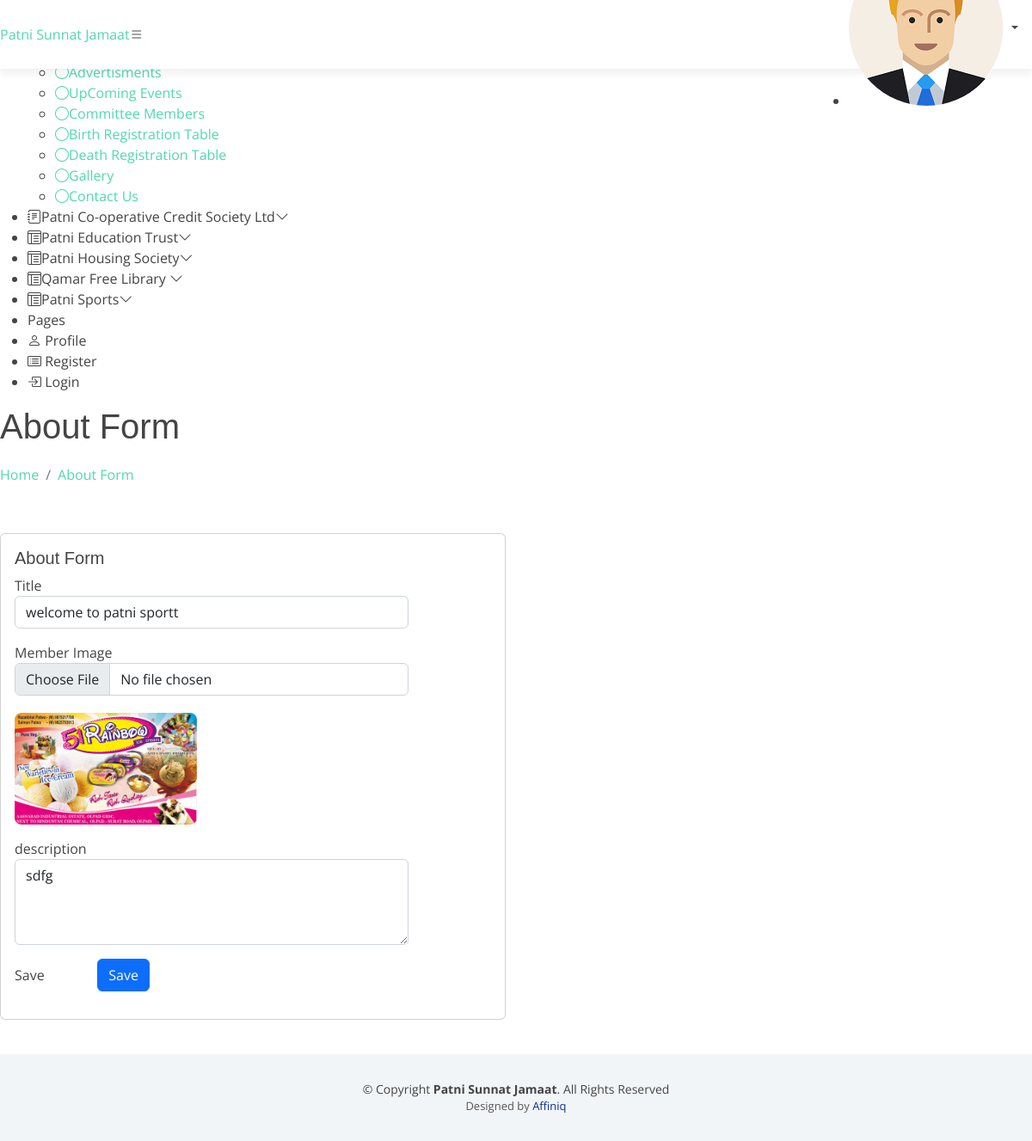
The app's page /admin/patni-sports-about.php (signed in) with its own data.
### tables this page shows
CREATE TABLE `about` (
  `sid` int(11) NOT NULL,
  `committ_id` int(100) NOT NULL,
  `title` varchar(255) NOT NULL,
  `description` text NOT NULL,
  `filename` varchar(255) NOT NULL
);

### admin/patni-sports-about.php (the view, shortened to what this page needs)
<?php include 'header.php';?>
  <main id="main" class="main">
    <div class="pagetitle">
      <h1>About Form</h1>
      <nav>
        <ol class="breadcrumb">
          <li class="breadcrumb-item"><a href="index.php">Home</a></li>
          <li class="breadcrumb-item active"><a href="patni-sports-about.php">About Form</a></li>
        </ol>
      </nav>
    </div>
    <section class="section">
      <div class="row">
        <div class="col-lg-6">
          <div class="card">
            <div class="card-body">
              <h5 class="card-title">About Form</h5>
<?php
require ('config1.php');
$sql= "SELECT * FROM about WHERE sid=6";
$result = mysqli_query($conn,$sql) or die("Failed");
if(mysqli_num_rows($result)>0){
    while($row = mysqli_fetch_assoc($result)){
?>
              <form action="s-update.php" method="POST" enctype="multipart/form-data">
                <div class="row mb-3">
                  <label for="inputText">Title</label>
                  <div class="col-sm-10">
                    <input type="text" class="form-control" name="title" value="<?php echo $row['title'];?>">
                  </div>
                </div>
                <div class="row mb-3">
                  <label for="inputNumber">Member Image</label>
                   <div class="col-sm-10">
                   <input class="form-control" type="file" id="formFile" name="uploadfile">
                   <img  src="upload/<?php echo $row['filename'];?>" height="150px" style="padding-top: 20px;">
                              </div>
                            </div>
                <div class="row mb-3">
                  <label for="inputPassword">description</label>
                  <div class="col-sm-10">
                    <textarea class="form-control" name="description" style="height: 100px"><?php echo $row['description'];?></textarea>
                  </div>
                </div>
                <div class="row mb-3">
                  <label class="col-sm-2 col-form-label">Save</label>
                  <div class="col-sm-10">
                    <button type="submit" class="btn btn-primary">Save</button>
                  </div>
                </div>
              </form>
    <?php }
  }else{
    echo "Result Not Found";
       } ?>
            </div>
          </div>
        </div>
      </div>
    </section>
  </main>
  <?php include 'footer.php';?>

### assets/css/style.css (style rules this page uses)
body { background: #fff; color: #444; font-family: "Open Sans", sans-serif; }
h1, h2, h3, h4, h5, h6 { font-family: "Montserrat", sans-serif; font-weight: 400; margin: 0 0 20px 0; padding: 0; }
section { padding: 40px 0; overflow: hidden; }

### records on screen
about: title "welcome to patni sportt", filename (picture), description "sdfg"
